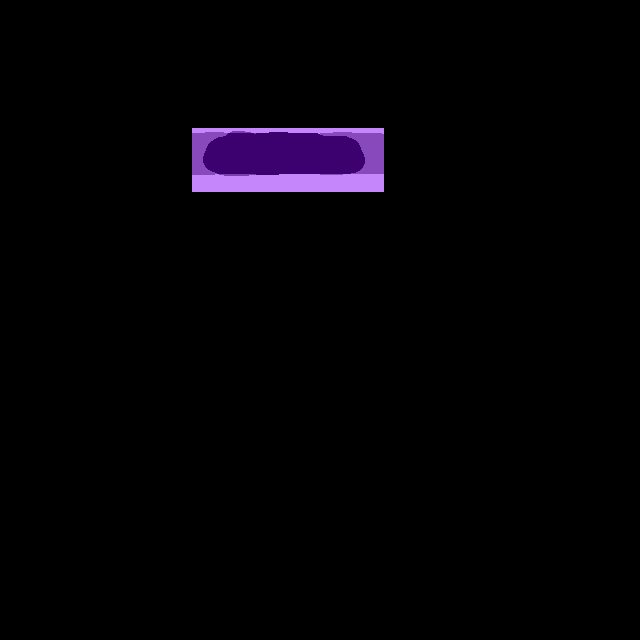

This is a level from a 2D game, rendered from its Tiled map with the project's own tilesets. A one-line summary and the map file follow, with tile-layer data summarised:
An orthogonal 10x10 tile map with 64x64 px tiles, 3 tile layers (regions, input_Midground, output_Midground).

<map version="1.0" orientation="orthogonal" width="10" height="10" tilewidth="64" tileheight="64">
 <tileset firstgid="1" name="tileset" tilewidth="64" tileheight="64">
  <image source="../images/tileset.png" width="640" height="320" />
 </tileset>
 <layer name="regions" width="10" height="10">
  <data>[100 cells, 3 non-empty, 1 distinct tile ids]</data>
 </layer>
 <layer name="input_Midground" width="10" height="10">
  <data>[100 cells, 3 non-empty, 1 distinct tile ids]</data>
 </layer>
 <layer name="output_Midground" width="10" height="10" opacity="0.55">
  <data>[100 cells, 3 non-empty, 3 distinct tile ids]</data>
 </layer>
</map>
